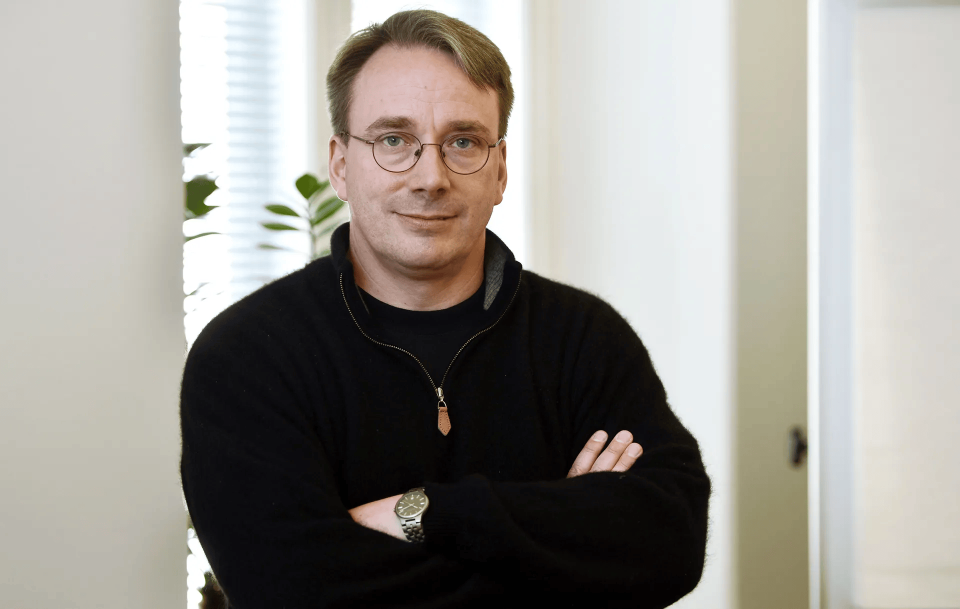
#> input picture images/Cohen-Linus-Torvalds.png, 1920 x 1217 px (shown at 1/2 size)
$ jupyter execute image_trans_inter.ipynb
#> lines starting #> are read from the running program, lines starting #| are printed output that depends on the picture
## Computer Vision & Image Processing: **Image Transformation and Interpolation in Python**

*Submitted by:*

**Christian Elijah Darvin**

BCS32

College of Information and Computer Studies - De La Salle University Dasmariñas

### Observations:

The experiment explored various image transformation techniques, including shear, perspective transformation, scaling, rotation, and interpolation methods. The transformations applied to the image successfully demonstrated geometric modifications, with shear distortions shifting the image along the X and Y axes. Perspective transformation altered the viewing angle, creating a warping effect. The interpolation techniques, such as nearest-neighbor, bilinear, and bicubic, impacted image quality during resizing, with bicubic providing smoother results compared to nearest-neighbor, which introduced blocky artifacts.

Bicubic interpolation is a method used in image processing to resize images while maintaining smooth transitions and minimizing artifacts. It is an improvement over bilinear interpolation and is particularly useful when upscaling images. I noticed that when using bicubic interpolation, the image appeared more compact without being cropped.

[cell 1]
import numpy as np
import matplotlib
import matplotlib.pyplot as plt
import cv2 as cv

print(f"NumPy Version: {np.__version__}")
print(f"Matplotlib Version: {matplotlib.__version__}")
print(f"OpenCV Version: {cv.__version__}")

[cell 2]
linus_torvalds_img = cv.imread("./images/Cohen-Linus-Torvalds.png", 0)
#> linus_torvalds_img: shape (1217, 1920); min 1, max 255, mean 151.5
plt.imshow(linus_torvalds_img, cmap="gray")
plt.title("Original")
plt.show()

[cell 3]
methods = {
    "Nearest Neighbor": cv.INTER_NEAREST,
    "Bilinear": cv.INTER_LINEAR,
    "Bicubic": cv.INTER_CUBIC,
}

new_size = (400, 400)
plt.figure(figsize=(15, 8))

# Display original image
plt.subplot(2, 4, 1)
plt.imshow(cv.cvtColor(linus_torvalds_img, cv.COLOR_BGR2RGB))
plt.title("Original")
plt.axis("off")

# Apply interpolation methods
for idx, (method_name, method) in enumerate(methods.items(), start=2):
    resized_img = cv.resize(linus_torvalds_img, new_size, interpolation=method)

    plt.subplot(2, 4, idx)  # 2 rows, 4 columns
    plt.imshow(cv.cvtColor(resized_img, cv.COLOR_BGR2RGB))
    plt.title(method_name)
    plt.axis("off")
#> this loop made 3 passes
#> pass 1, `resized_img = cv.resize(linus_torvalds_img, new_size, interpolation=me..`:
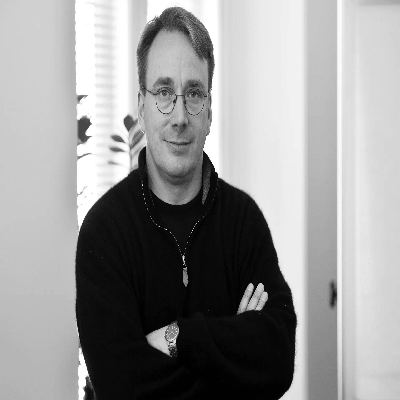
#> resized_img: shape (400, 400); min 1, max 255, mean 151.7


reflected_image = cv.flip(linus_torvalds_img, 1)
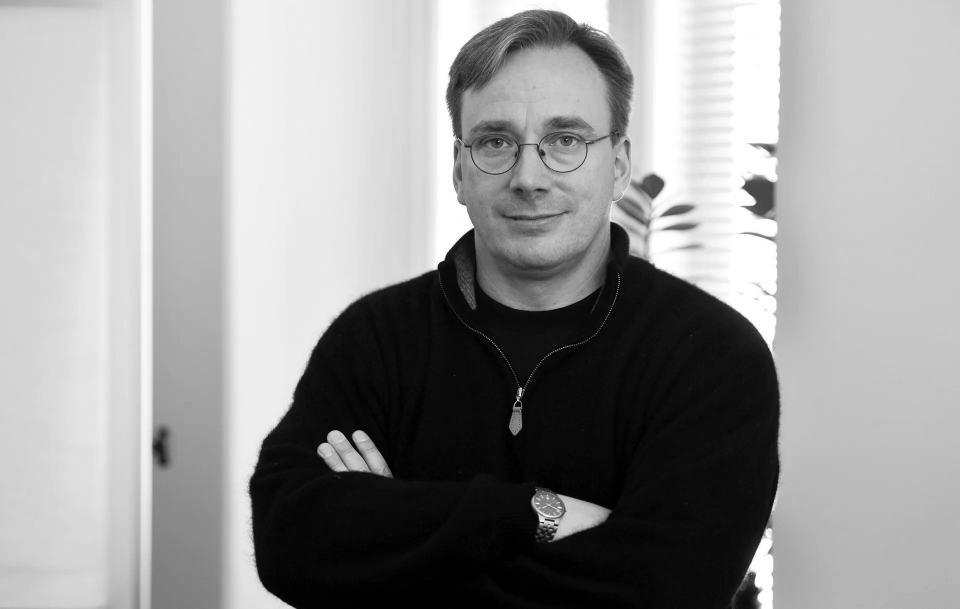
#> reflected_image: shape (1217, 1920) (shown at 1/2 size); min 1, max 255, mean 151.5
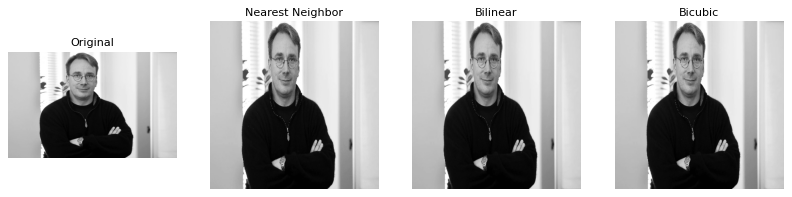
#> figure drawn by matplotlib, 4 panels

[cell 4]
# Image transformations
scale_factor = 1.5
scaled_dim = (
    int(linus_torvalds_img.shape[1] * scale_factor),
    int(linus_torvalds_img.shape[0] * scale_factor),
)
#> scaled_dim = (2880, 1825)
scaled_img = cv.resize(linus_torvalds_img, scaled_dim)

center = (linus_torvalds_img.shape[1] // 2, linus_torvalds_img.shape[0] // 2)
#> center = (960, 608)
rotation_matrix = cv.getRotationMatrix2D(center, 45, 1.0)
#> rotation_matrix = [[0.707, 0.707, -148.7], [-0.707, 0.707, 856.9]]
rotated_image = cv.warpAffine(
    linus_torvalds_img,
    rotation_matrix,
    (linus_torvalds_img.shape[1], linus_torvalds_img.shape[0]),
)
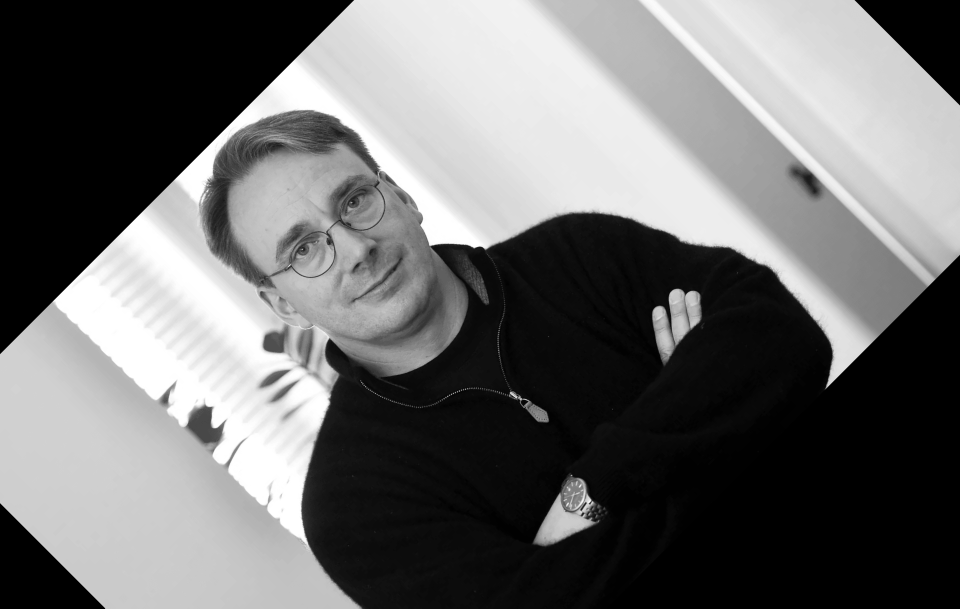
#> rotated_image: shape (1217, 1920) (shown at 1/2 size); min 0, max 255, mean 108.1

translation_matrix = np.float32([[1, 0, 100], [0, 1, 100]])
translated_image = cv.warpAffine(
    linus_torvalds_img,
    translation_matrix,
    (linus_torvalds_img.shape[1], linus_torvalds_img.shape[0]),
)
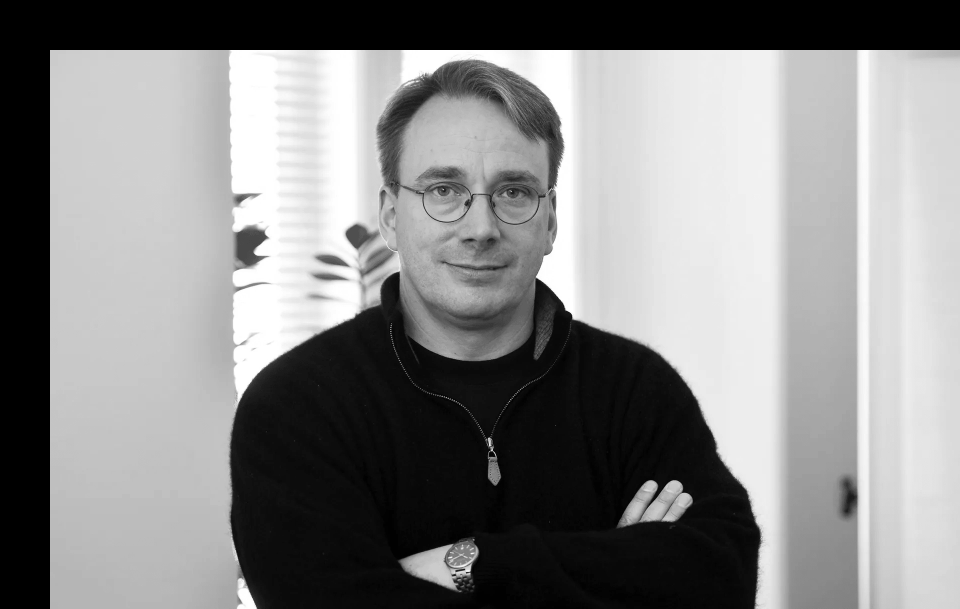
#> translated_image: shape (1217, 1920) (shown at 1/2 size); min 0, max 255, mean 133.8

[cell 5]
plt.figure(figsize=(15, 8))  # Increase figure size

# Display transformations
plt.subplot(2, 4, 5)
plt.imshow(cv.cvtColor(rotated_image, cv.COLOR_BGR2RGB))
plt.title("Rotated (45°)")
plt.axis("off")

plt.subplot(2, 4, 6)
plt.imshow(cv.cvtColor(translated_image, cv.COLOR_BGR2RGB))
plt.title("Translated")
plt.axis("off")

plt.subplot(2, 4, 7)
plt.imshow(cv.cvtColor(scaled_img, cv.COLOR_BGR2RGB))
plt.title("Scaled (1.5x)")
plt.axis("off")

plt.subplot(2, 4, 8)
plt.imshow(cv.cvtColor(reflected_image, cv.COLOR_BGR2RGB))
plt.title("Reflected")
plt.axis("off")

plt.tight_layout()
plt.show()
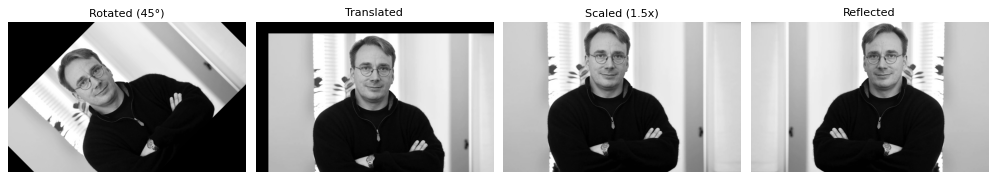
#> figure drawn by matplotlib, 4 panels

[cell 6]
height, width = linus_torvalds_img.shape[:2]
#> height = 1217; width = 1920


# Apply Shear X and Shear Y transformations
def shear_linus_torvalds_img(linus_torvalds_img, shear_factor_x=0, shear_factor_y=0):
#> called with shear_factor_x = 0.3, shear_factor_y = 0.3
    shear_matrix_x = np.float32([[1, shear_factor_x, 0], [0, 1, 0]])
    shear_x = cv.warpAffine(
        linus_torvalds_img,
        shear_matrix_x,
        (width + int(shear_factor_x * height), height),
    )
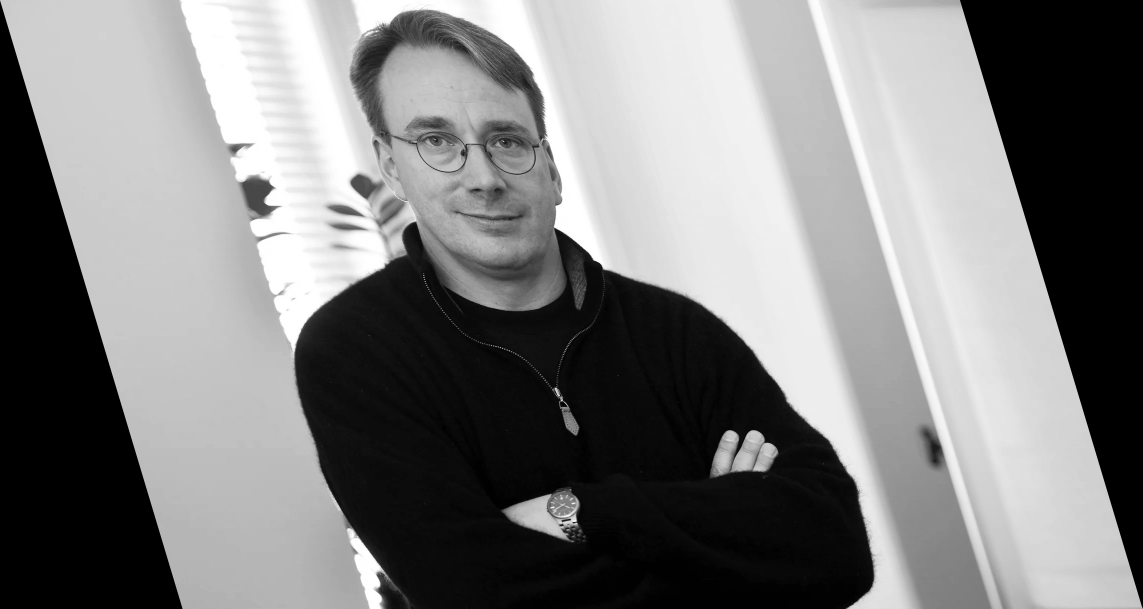
#> shear_x: shape (1217, 2285) (shown at 1/2 size); min 0, max 255, mean 127.3

    shear_matrix_y = np.float32([[1, 0, 0], [shear_factor_y, 1, 0]])
    shear_y = cv.warpAffine(
        linus_torvalds_img,
        shear_matrix_y,
        (width, height + int(shear_factor_y * width)),
    )
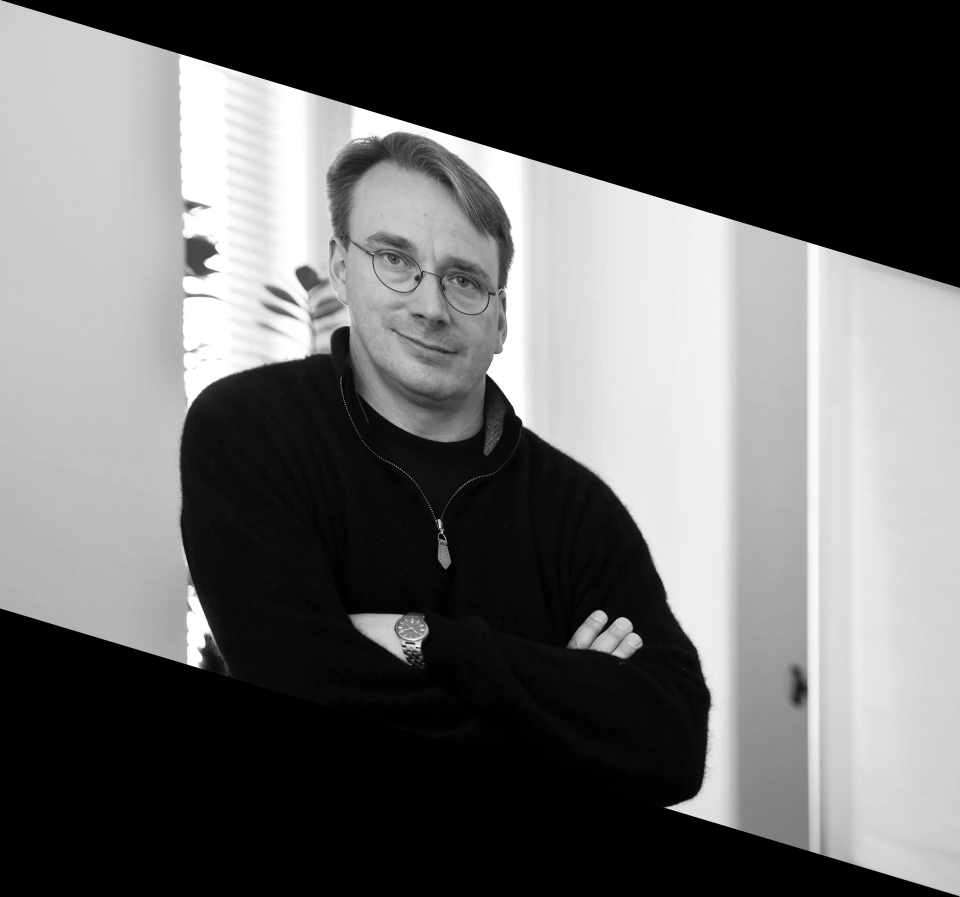
#> shear_y: shape (1793, 1920) (shown at 1/2 size); min 0, max 255, mean 102.9

    return shear_x, shear_y


shear_x_img, shear_y_img = shear_linus_torvalds_img(
    linus_torvalds_img, shear_factor_x=0.3, shear_factor_y=0.3
)

# Define source and destination points for perspective transformation
src_points = np.float32(
    [[0, 0], [width - 1, 0], [0, height - 1], [width - 1, height - 1]]
)

dst_points = np.float32(
    [
        [0, 0],
        [width - 1, 0],
        [int(0.2 * width), height - 1],
        [int(0.8 * width), int(0.8 * height)],
    ]
)

[cell 7]
perspective_matrix = cv.getPerspectiveTransform(src_points, dst_points)
#> perspective_matrix = [[1.45, 0.574, 0], [0, 1.82, 0], [0.000236, 0.000672, 1]]
perspective_img = cv.warpPerspective(
    linus_torvalds_img, perspective_matrix, (width, height)
)
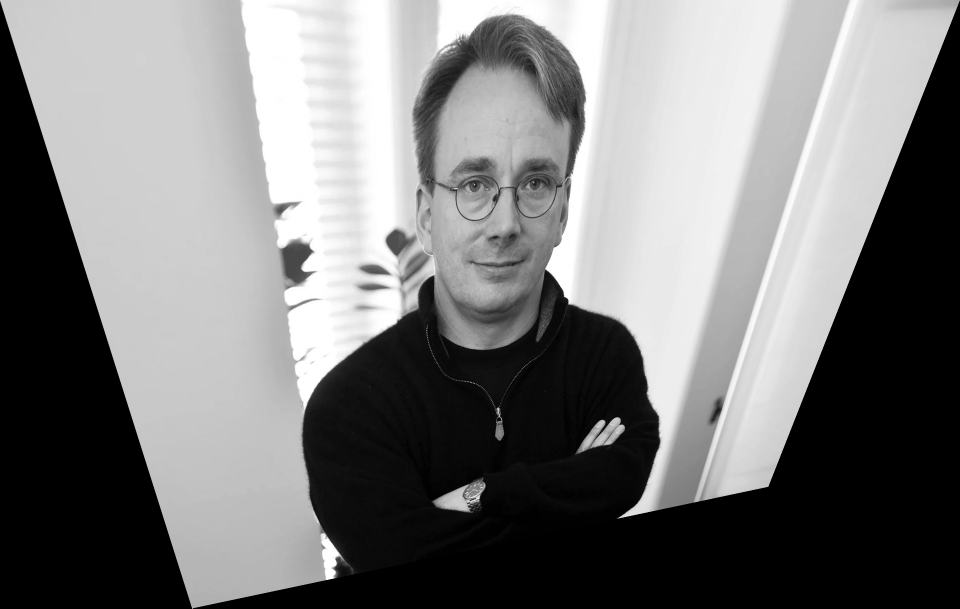
#> perspective_img: shape (1217, 1920) (shown at 1/2 size); min 0, max 255, mean 123

# Display linus_torvalds_imgs in a single column with 4 rows
plt.figure(figsize=(15, 8))

plt.subplot(1, 4, 1)
plt.imshow(linus_torvalds_img, cmap="gray")
plt.title("Original")
plt.axis("off")

plt.subplot(1, 4, 2)
plt.imshow(shear_x_img, cmap="gray")
plt.title("Shear X")
plt.axis("off")

plt.subplot(1, 4, 3)
plt.imshow(shear_y_img, cmap="gray")
plt.title("Shear Y")
plt.axis("off")

plt.subplot(1, 4, 4)
plt.imshow(perspective_img, cmap="gray")
plt.title("Perspective Transform")
plt.axis("off")

plt.tight_layout()
plt.show()
